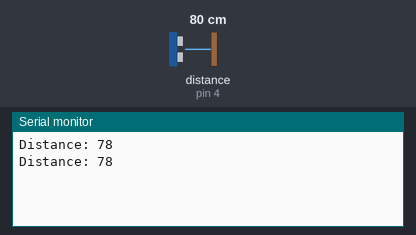
Bench run of a sketch on a simulated Arduino Uno, built with avr-gcc and run on an emulated ATmega328P. On the bench: the last lines printed to the serial monitor. Wiring (inferred from the names in the program): ultrasonic range finder: trigger pin 5; echo pin 4. The test bench sets the inputs (shaded band); at power-on: distance to the obstacle (sensor on pin 4) 80 cm. The echo pulse lasts 58.3 µs per cm.

Above: at 1.8 s.
1.9 s: distance to the obstacle (sensor on pin 4) set to 2 cm
At 2.3 s:
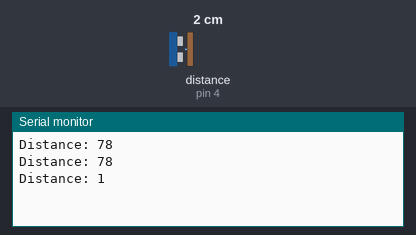
3.4 s: distance to the obstacle (sensor on pin 4) set to 4 cm
At 4.8 s:
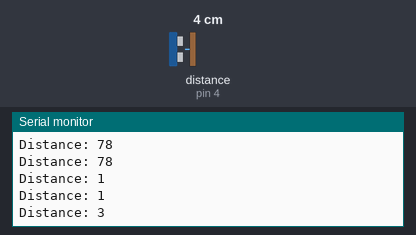
Timing chart, 0 to 6.4 s (numbered marks = the images above; inputs shaded):
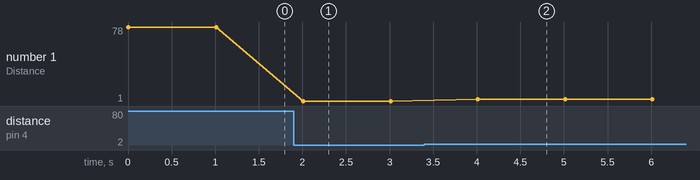

The sketch:

ultrasonic.ino
```cpp
const int trigPin = 5;
const int echoPin = 4 ;
int c=0;
long usvalue;
int distance;

void setup() {
  // put your setup code here, to run once:
pinMode(trigPin, OUTPUT); // Sets the trigPin as an Output
  pinMode(echoPin, INPUT); // Sets the echoPin as an Input
  Serial.begin(9600);
}

void loop() {
  // put your main code here, to run repeatedly:
 digitalWrite(trigPin, LOW);
  delayMicroseconds(2);
  // Sets the trigPin on HIGH state for 10 micro seconds
  digitalWrite(trigPin, HIGH);
  delayMicroseconds(10);
  digitalWrite(trigPin, LOW);
  // Reads the echoPin, returns the sound wave travel time in microseconds
  usvalue = pulseIn(echoPin, HIGH);
  // Calculating the distance
  distance = usvalue * 0.034 / 2;
  // Prints the distance on the Serial Monitor
  Serial.print("Distance: ");
  Serial.println(distance);
  delay(1000);
}
```

Measured:
- after the input at 1.9 s, the serial monitor: prints a new line after 0.11 s (image 1)
- after the input at 3.4 s, the serial monitor: prints a new line after 0.61 s (image 2)
- plotted number 1: 78 → 1 after the input at 1.9 s, 1 → 3 after the input at 3.4 s
